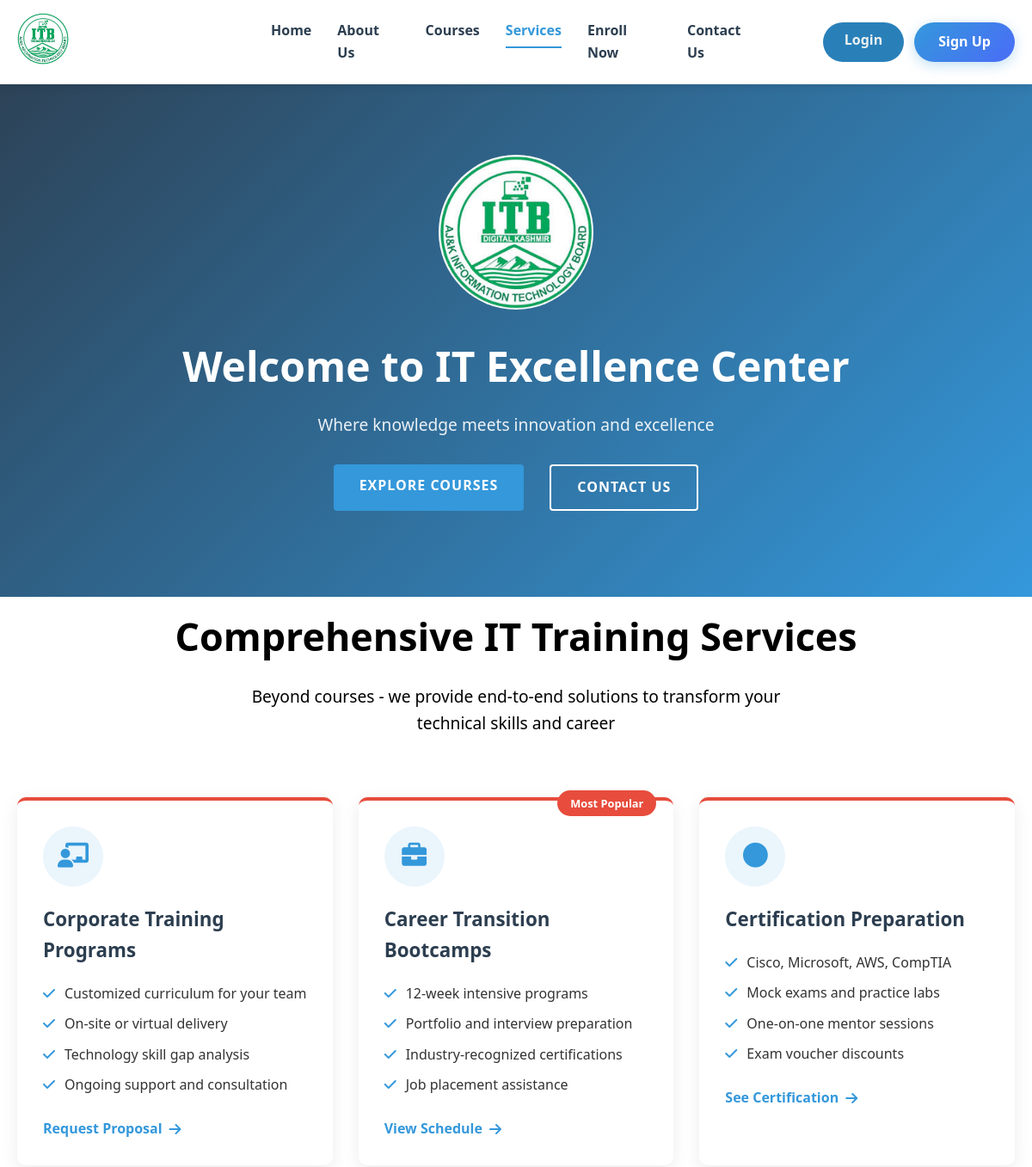
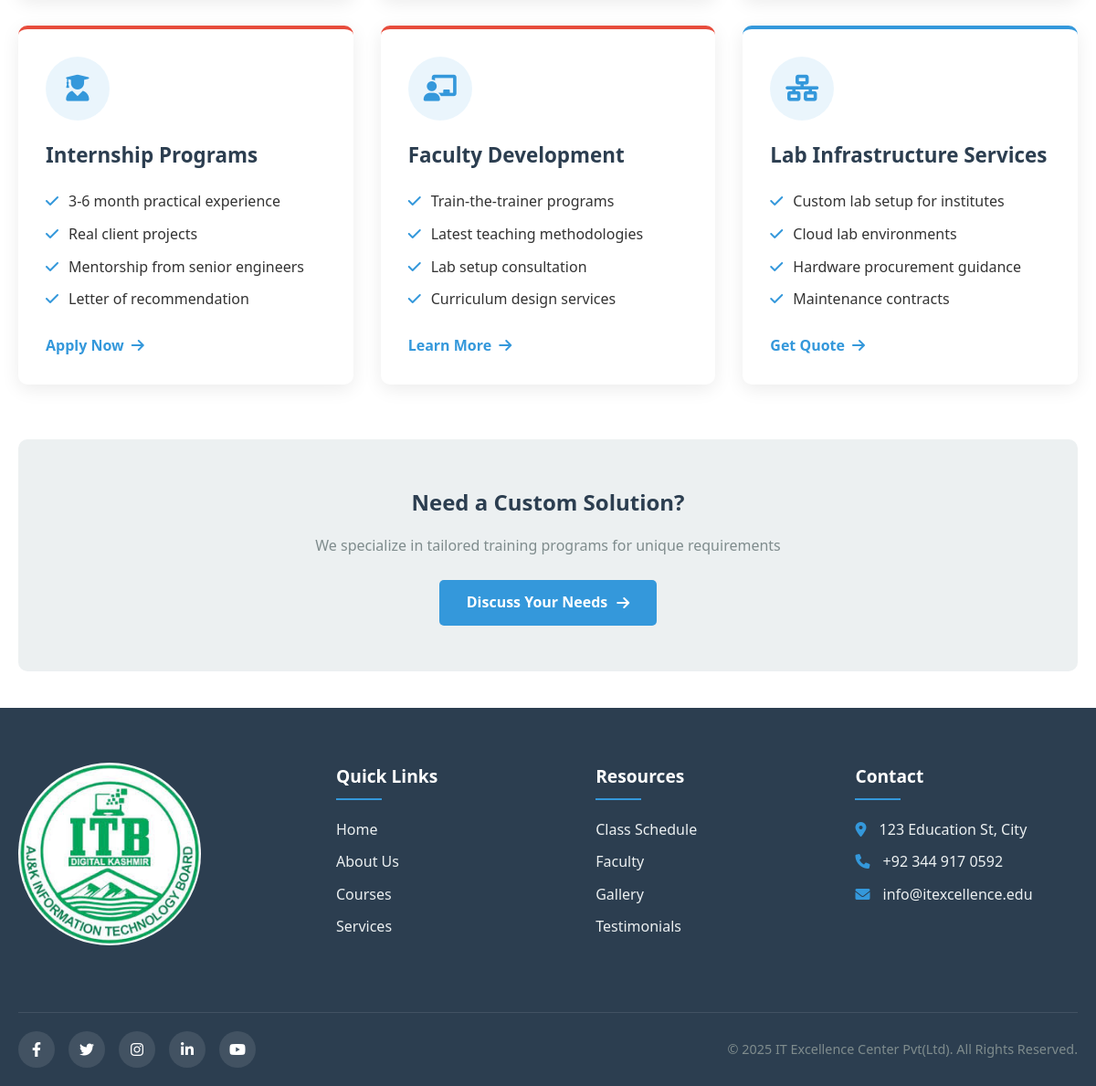
The app's page /service/ with its own data (2 pictures, top to bottom).
### services_a/models.py (models this page shows, shortened)
class Service(models.Model):
    SERVICE_TYPES = [
        ('corporate', 'Corporate Training'),
        ('bootcamp', 'Career Bootcamp'),
        ('certification', 'Certification Prep'),
        ('internship', 'Internship Program'),
        ('faculty', 'Faculty Development'),
        ('lab', 'Lab Infrastructure'),
    ]
    title = models.CharField(max_length=200)
    slug = models.SlugField(unique=True)
    service_type = models.CharField(max_length=50, choices=SERVICE_TYPES)
    icon_class = models.CharField(max_length=50, default='fas fa-circle')
    short_description = models.TextField()
    full_description = RichTextField()
    is_featured = models.BooleanField(default=False)
    badge_text = models.CharField(max_length=50, blank=True)
    display_order = models.PositiveIntegerField(default=0)
    cta_text = models.CharField(max_length=50, default='Learn More')
    created_at = models.DateTimeField(auto_now_add=True)
    updated_at = models.DateTimeField(auto_now=True)
    class Meta:
        ordering = ['display_order', 'title']

class ServiceFeature(models.Model):
    service = models.ForeignKey(Service, related_name='features', on_delete=models.CASCADE)
    text = models.CharField(max_length=200)
    order = models.PositiveIntegerField(default=0)
    class Meta:
        ordering = ['order']

### services_a/views.py (the view)
# urls.py: path('service/',views.services,name='services')
def services(request):
    services = Service.objects.all().order_by('display_order')
    featured_services = services.filter(is_featured=True)
    context = {
        'services': services,
        'featured_services': featured_services,
    }
    return render(request, 'services.html', context)

### services_a/templates/services.html (shortened to what this page needs)
{% extends 'base.html' %}
{% load static %}
{% block maincontent %}
<main class="services-main">
    <section class="services-hero">
        <div class="container">
            <h1>Comprehensive IT Training Services</h1>
            <p>Beyond courses - we provide end-to-end solutions to transform your technical skills and career</p>
        </div>
    </section>
    <section class="services-section">
        <div class="container">
            <div class="services-grid">
                {% for service in services %}
                <div class="service-card {% if service.is_featured %}highlight{% endif %}">
                    {% if service.badge_text %}
                    <div class="service-badge">{{ service.badge_text }}</div>
                    {% endif %}
                    <div class="service-icon">
                        <i class="{{ service.icon_class }}"></i>
                    </div>
                    <h3>{{ service.title }}</h3>
                    <ul class="service-features">
                        {% for feature in service.features.all %}
                        <li>{{ feature.text }}</li>
                        {% endfor %}
                    </ul>
                    <a href="{% url 'enroll_now' %}" class="service-cta">
                        {{ service.cta_text }} <i class="fas fa-arrow-right"></i>
                    </a>
                </div>
                {% endfor %}
            </div>
            <div class="services-cta">
                <h2>Need a Custom Solution?</h2>
                <p>We specialize in tailored training programs for unique requirements</p>
                <a href="{% url 'contact' %}" class="primary-btn">
                    Discuss Your Needs <i class="fas fa-arrow-right"></i>
                </a>
            </div>
        </div>
    </section>
</main>
{% endblock %}

### static/assets/css/NHF.css (style rules this page uses)
:root { --primary-color: #2c3e50; --secondary-color: #3498db; --accent-color: #e74c3c; --light-color: #ecf0f1; --dark-color: #2c3e50; --text-color: #333; --text-light: #7f8c8d; --white: #ffffff; --transition: all 0.3s ease; }
* { margin: 0; padding: 0; box-sizing: border-box; }
body { font-family: 'Segoe UI', Tahoma, Geneva, Verdana, sans-serif; line-height: 1.6; color: var(--text-color); background-color: var(--white); overflow-x: hidden; }
a { text-decoration: none; color: inherit; transition: var(--transition); }
ul { list-style: none; }
.container { max-width: 1200px; margin: 0 auto; padding: 0 20px; }
html { scroll-behavior: smooth; }

### static/assets/css/aboutus.css (style rules this page uses)
.container { max-width: 1200px; margin: 0 auto; padding: 0 20px; }

### static/assets/css/services.css (style rules this page uses)
.services-hero { color: rgb(0, 0, 0); padding: 10px 0; text-align: center; }
.services-hero h1 { font-size: 2.8rem; margin-bottom: 20px; }
.services-hero p { font-size: 1.2rem; max-width: 700px; margin: 0 auto; }
.services-grid { display: grid; grid-template-columns: repeat(auto-fill, minmax(350px, 1fr)); gap: 30px; margin: 60px 0; }
.service-card { background: white; border-radius: 10px; padding: 30px; box-shadow: 0 5px 20px rgba(0,0,0,0.08); transition: transform 0.3s ease, box-shadow 0.3s ease; position: relative; border-top: 4px solid var(--secondary-color); }
.service-card.highlight { border-top: 4px solid var(--accent-color); }
.service-badge { position: absolute; top: -12px; right: 20px; background: var(--accent-color); color: white; padding: 5px 15px; border-radius: 20px; font-size: 0.8rem; font-weight: 600; }
.service-icon { width: 70px; height: 70px; background: rgba(52, 152, 219, 0.1); border-radius: 50%; display: flex; align-items: center; justify-content: center; margin-bottom: 20px; color: var(--secondary-color); font-size: 1.8rem; }
.service-card h3 { color: var(--primary-color); margin-bottom: 20px; font-size: 1.4rem; }
.service-features { list-style: none; padding: 0; margin-bottom: 25px; }
.service-features li { margin-bottom: 10px; padding-left: 25px; position: relative; color: var(--text-color); }
.service-features li::before { content: '\f00c'; font-family: 'Font Awesome 5 Free'; font-weight: 900; position: absolute; left: 0; color: var(--secondary-color); }
.service-cta { display: inline-flex; align-items: center; color: var(--secondary-color); font-weight: 600; text-decoration: none; transition: color 0.3s ease; }
.service-cta i { margin-left: 8px; transition: transform 0.3s ease; }
.services-cta { text-align: center; padding: 50px 0; background: var(--light-color); border-radius: 10px; margin: 40px 0; }
.services-cta h2 { color: var(--primary-color); margin-bottom: 15px; }
.services-cta p { max-width: 600px; margin: 0 auto 25px; color: var(--text-light); }
.primary-btn { display: inline-flex; align-items: center; padding: 12px 30px; background: var(--secondary-color); color: white; border-radius: 5px; font-weight: 600; text-decoration: none; transition: all 0.3s ease; }
.primary-btn i { margin-left: 10px; transition: transform 0.3s ease; }

### records on screen
Service: title "Corporate Training Programs", cta_text "Request Proposal"
ServiceFeature: text "Customized curriculum for your team"
ServiceFeature: text "On-site or virtual delivery"
ServiceFeature: text "Technology skill gap analysis"
ServiceFeature: text "Ongoing support and consultation"
Service: badge_text "Most Popular", title "Career Transition Bootcamps", cta_text "View Schedule"
ServiceFeature: text "12-week intensive programs"
ServiceFeature: text "Portfolio and interview preparation"
ServiceFeature: text "Industry-recognized certifications"
ServiceFeature: text "Job placement assistance"
Service: title "Certification Preparation", cta_text "See Certification"
ServiceFeature: text "Cisco, Microsoft, AWS, CompTIA"
ServiceFeature: text "Mock exams and practice labs"
ServiceFeature: text "One-on-one mentor sessions"
ServiceFeature: text "Exam voucher discounts"
Service: title "Internship Programs", cta_text "Apply Now"
ServiceFeature: text "3-6 month practical experience"
ServiceFeature: text "Real client projects"
ServiceFeature: text "Mentorship from senior engineers"
ServiceFeature: text "Letter of recommendation"
Service: title "Faculty Development", cta_text "Learn More"
ServiceFeature: text "Train-the-trainer programs"
ServiceFeature: text "Latest teaching methodologies"
ServiceFeature: text "Lab setup consultation"
ServiceFeature: text "Curriculum design services"
Service: title "Lab Infrastructure Services", cta_text "Get Quote"
ServiceFeature: text "Custom lab setup for institutes"
ServiceFeature: text "Cloud lab environments"
ServiceFeature: text "Hardware procurement guidance"
ServiceFeature: text "Maintenance contracts"
